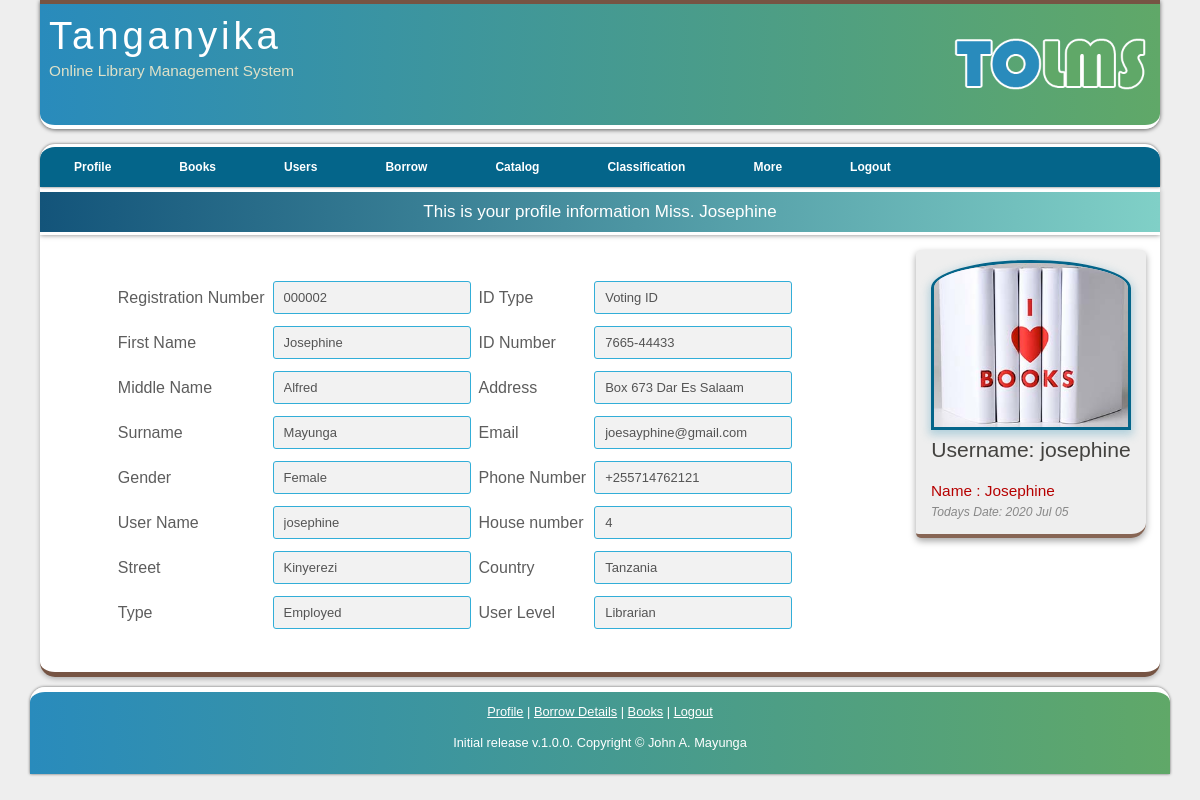
The app's page /profile.php (signed in) with its own data.
### tables this page shows
CREATE TABLE `users` (
  `userID` int(11) NOT NULL,
  `userNo` varchar(25) DEFAULT NULL,
  `uName` varchar(20) NOT NULL,
  `pass` varchar(60) NOT NULL,
  `email` varchar(40) DEFAULT NULL,
  `fName` varchar(20) NOT NULL,
  `mName` varchar(20) DEFAULT NULL,
  `sName` varchar(20) NOT NULL,
  `address` varchar(50) DEFAULT NULL,
  `phone` varchar(15) NOT NULL,
  `gender` enum('Male','Female') NOT NULL,
  `type` varchar(40) DEFAULT NULL,
  `idType` varchar(50) DEFAULT NULL,
  `idNo` varchar(30) DEFAULT NULL,
  `street` varchar(50) DEFAULT NULL,
  `houseNo` varchar(50) DEFAULT NULL,
  `country` varchar(40) DEFAULT NULL,
  `photo` varchar(70) DEFAULT NULL,
  `uLevel` enum('Admin','Librarian','User','Blocked') NOT NULL DEFAULT 'User'
);

### AppRoot/init.inc.php (called while the page is built, shortened)
<?php
if(isset($_SESSION['userID'])){
    $sessionGen           = $_SESSION['gender'];
    $status = ($sessionGen == 'Male') ? 'Mr. ' : 'Miss. ';
}
require_once ('AppRoot/Functions/functions.php');

### AppRoot/Functions/functions.php (called while the page is built, shortened)
<?php
function getDataFromTable($table='', $col='', $value='', $resType = false){
    global $link;
    $query = "SELECT * FROM {$table} ";
    if((isset($col) && !empty($col)) || (isset($value) && !empty($col))){
         $query .= " WHERE {$col} = '{$value}' ";
    }
    $result = mysqli_query($link, $query);
    if($result){
        if($resType){
            return mysqli_fetch_assoc($result);
        }
        return $result;
    }else{
        return false;
    }
}

### profile.php (the view, shortened to what this page needs)
<?php
require_once 'AppRoot/init.inc.php';
extract(getDataFromTable('users', 'userID', $sessionUID, true));
?>
<!DOCTYPE HTML>
<html>
    <?php require_once 'AppRoot/Includes/head.inc';?>
    <body>
      <div id="main">
          <?php include 'AppRoot/Includes/header.inc'; ?>
          <?php include 'AppRoot/Includes/navigation.inc'; ?>
        <div id="site_content">
              <div class="my-title">This is your profile information <?php echo (isset($status)) ? $status : ''; echo (isset($fName)) ? $fName : ''; ?></div>
          <?php include_once 'AppRoot/Includes/profileInfo.inc'; ?>
          <div id="content">
                <div class="form-wrap">
                    <form class="form-input" method="POST" action="<?php echo $_SERVER['PHP_SELF']; ?>">
                        <table>
                            <tr>
                                <td>Registration Number</td>
                                <td><input type="text" class="input-boxes" disabled="disabled" name="userNo" value="<?php echo (isset($userNo)) ? $userNo : ''; ?>"></td>
                                <td>ID Type</td>
                                <td><input type="text" class="input-boxes" disabled="disabled" name="idType" value="<?php echo (isset($idType)) ? $idType : ''; ?>"></td>
                            </tr>
                            <tr>
                                <td>First Name</td>
                                <td><input type="text" class="input-boxes" disabled="disabled" name="fName" value="<?php echo (isset($fName)) ? $fName : ''; ?>"></td>
                                <td>ID Number</td>
                                <td><input type="text" class="input-boxes" disabled="disabled" name="idNo" value="<?php echo (isset($idNo)) ? $idNo : ''; ?>"></td>
                            </tr>
                            <tr>
                                <td>Middle Name</td>
                                <td><input type="text" class="input-boxes" disabled="disabled" name="mName" value="<?php echo (isset($mName)) ? $mName : ''; ?>"></td>
                                <td>Address</td>
                                <td><input type="text" class="input-boxes" disabled="disabled" name="address" value="<?php echo (isset($address)) ? $address : ''; ?>"></td>
                            </tr>
                            <tr>
                                <td>Surname</td>
                                <td><input type="text" class="input-boxes" disabled="disabled" name="sName" value="<?php echo (isset($sName)) ? $sName : ''; ?>"></td>
                                <td>Email</td>
                                <td><input type="text" class="input-boxes" disabled="disabled" name="email" value="<?php echo (isset($email)) ? $email : ''; ?>"></td>
                            </tr>
                            <tr>
                                <td>Gender</td>
                                <td><input type="text" class="input-boxes" disabled="disabled" name="gender" value="<?php echo (isset($gender)) ? $gender : ''; ?>"></td>
                                <td>Phone Number</td>
                                <td><input type="text" class="input-boxes" disabled="disabled" name="phone" value="<?php echo (isset($phone)) ? $phone : ''; ?>"></td>
                            </tr>
                            <tr>
                                <td>User Name</td>
                                <td><input type="text" class="input-boxes" disabled="disabled" name="uName" value="<?php echo (isset($uName)) ? $uName : ''; ?>"></td>
                                <td>House number</td>
                                <td><input type="text" class="input-boxes" disabled="disabled" name="houseNo" value="<?php echo (isset($houseNo)) ? $houseNo : ''; ?>"></td>
                            </tr>
                            <tr>
                                <td>Street</td>
                                <td><input type="text" class="input-boxes" disabled="disabled" name="street" value="<?php echo (isset($street)) ? $street : ''; ?>"></td>
                                <td>Country</td>
                                <td><input type="text" class="input-boxes" disabled="disabled" name="country" value="<?php echo (isset($country)) ? $country : ''; ?>"></td>
                            </tr>
                            <tr>
                                <td>Type</td>
                                <td><input type="text" class="input-boxes" disabled="disabled" name="type" value="<?php echo (isset($type)) ? $type : ''; ?>"></td>
                                <td>User Level</td>
                                <td><input type="text" class="input-boxes" disabled="disabled" name="type" value="<?php echo (isset($uLevel)) ? $uLevel : ''; ?>"></td>
                            </tr>
                        </table>
                    </form>
                </div>
            </div>
        </div>
      </div>
        <?php include 'AppRoot/Includes/footer.inc'; ?>
    </body>
</html>

### AppRoot/Assets/CSS/styles.css (style rules this page uses)
* { margin: 0; padding: 0; }
body { font: normal .80em 'trebuchet ms', arial, sans-serif; background: #eee; color: #5D5D5D; text-align: justify; }
#main { max-width: 1120px; padding: 0 20px 0 20px; margin: 0 auto 10px auto; }
#site_content { width: 100%; min-height: 480px; overflow: hidden; padding: 0px; background: #fff; border-top: 5px solid #fff; border-bottom: 5px solid #765443;; border-radius: 0 0 15px 15px; color: #5D5D5D; box-shadow: 0 2px 5px 0 rgba(0,0,0,.26); margin-bottom: 10px; }
.my-title { padding: 10px; background: linear-gradient(to right, #13547a, #80d0c7); border-bottom: 3px solid #fff; color: #fff; font-size: 17px; margin-bottom: 5px; text-align: center; box-shadow: 0 0 5px rgba(0,0,0,.5); }
#content { text-align: left; max-width: 800px; padding: 15px; margin: 0; }
.input-boxes { background: #f2f2f2; outline: none; width: 100%; border: 1px solid #32aed8; margin: 5px auto; padding: 8px 10px; border-radius: 3px; box-sizing: border-box; font-size: 13px; }
.form-input table { margin: auto; }
.form-wrap td { padding: 1px 4px; }
.form-wrap { padding: 20px; margin: auto; }
.form-wrap td { font-size: 16px; }
table { border-collapse: collapse; }

### records on screen
users: fName "Josephine", userNo "000002", idType "Voting ID", idNo "7665-44433", mName "Alfred", address "Box 673 Dar Es Salaam", sName "Mayunga", email "joesayphine@gmail.com", gender "Female", phone "+255714762121", uName "josephine", houseNo "4", street "Kinyerezi", country "Tanzania", type "Employed", type "Librarian"

### other values on screen
$status "Miss."
$sessionUN "josephine"
$sessionFNa "Josephine"
